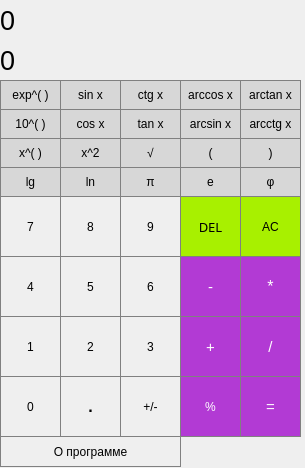
<?xml version="1.0" encoding="UTF-8"?>
<ui version="4.0">
 <class>MainWindow</class>
 <widget class="QMainWindow" name="MainWindow">
  <property name="geometry">
   <rect>
    <x>0</x>
    <y>0</y>
    <width>305</width>
    <height>468</height>
   </rect>
  </property>
  <property name="sizePolicy">
   <sizepolicy hsizetype="Fixed" vsizetype="Fixed">
    <horstretch>0</horstretch>
    <verstretch>0</verstretch>
   </sizepolicy>
  </property>
  <property name="windowTitle">
   <string>MainWindow</string>
  </property>
  <widget class="QWidget" name="centralwidget">
   <widget class="QLabel" name="result_show">
    <property name="geometry">
     <rect>
      <x>0</x>
      <y>40</y>
      <width>301</width>
      <height>41</height>
     </rect>
    </property>
    <property name="font">
     <font>
      <pointsize>20</pointsize>
     </font>
    </property>
    <property name="styleSheet">
     <string notr="true">QLabel {
  qproperty-alignment: 'AlignVCenter | AlignRight';
  border: 1px solid gray;
}

background-color : white;</string>
    </property>
    <property name="text">
     <string>0</string>
    </property>
   </widget>
   <widget class="QPushButton" name="pushButton_ac">
    <property name="geometry">
     <rect>
      <x>240</x>
      <y>196</y>
      <width>61</width>
      <height>61</height>
     </rect>
    </property>
    <property name="styleSheet">
     <string notr="true">QPushButton {
  background-color: #A8F000;
  border: 1px solid gray;
}
QPushButton:pressed {
    background-color: qlineargradient(x1: 0, y1: 0, x2: 0, y2: 1,
                                      stop: 0 #BEBEBE, stop: 1 #D7D7D7);
}</string>
    </property>
    <property name="text">
     <string>AC</string>
    </property>
   </widget>
   <widget class="QPushButton" name="pushButton_percent">
    <property name="geometry">
     <rect>
      <x>180</x>
      <y>376</y>
      <width>61</width>
      <height>61</height>
     </rect>
    </property>
    <property name="styleSheet">
     <string notr="true">QPushButton {
  background-color: #B23AD4;
  border: 1px solid gray;
color: white;
}
QPushButton:pressed {
    background-color: qlineargradient(x1: 0, y1: 0, x2: 0, y2: 1,
                                      stop: 0 #BEBEBE, stop: 1 #D7D7D7);
}</string>
    </property>
    <property name="text">
     <string>%</string>
    </property>
   </widget>
   <widget class="QPushButton" name="pushButton_divide">
    <property name="geometry">
     <rect>
      <x>240</x>
      <y>316</y>
      <width>61</width>
      <height>61</height>
     </rect>
    </property>
    <property name="font">
     <font>
      <pointsize>11</pointsize>
     </font>
    </property>
    <property name="styleSheet">
     <string notr="true">QPushButton {
  background-color: #B23AD4;
  color: white; 
  border: 1px solid gray;
}

QPushButton:pressed {
    background-color: qlineargradient(x1: 0, y1: 0, x2: 0, y2: 1,
                                      stop: 0 #FF7832, stop: 1 #FF9739);
}</string>
    </property>
    <property name="text">
     <string>/</string>
    </property>
   </widget>
   <widget class="QPushButton" name="pushButton_plusminus">
    <property name="geometry">
     <rect>
      <x>120</x>
      <y>376</y>
      <width>61</width>
      <height>61</height>
     </rect>
    </property>
    <property name="styleSheet">
     <string notr="true">QPushButton {
border: 1px solid gray;
}
QPushButton:pressed{
background-color: qlineargradient(x1:0,y1:0,x2:0,y2:1,
								stop:0 #dadbde, stop: 1 #f6f7fa);
}</string>
    </property>
    <property name="text">
     <string>+/-</string>
    </property>
   </widget>
   <widget class="QPushButton" name="pushButton_7">
    <property name="geometry">
     <rect>
      <x>0</x>
      <y>196</y>
      <width>61</width>
      <height>61</height>
     </rect>
    </property>
    <property name="styleSheet">
     <string notr="true">QPushButton {
border: 1px solid gray;
}
QPushButton:pressed{
background-color: qlineargradient(x1:0,y1:0,x2:0,y2:1,
								stop:0 #dadbde, stop: 1 #f6f7fa);
}</string>
    </property>
    <property name="text">
     <string>7</string>
    </property>
   </widget>
   <widget class="QPushButton" name="pushButton_8">
    <property name="geometry">
     <rect>
      <x>60</x>
      <y>196</y>
      <width>61</width>
      <height>61</height>
     </rect>
    </property>
    <property name="styleSheet">
     <string notr="true">QPushButton {
border: 1px solid gray;
}
QPushButton:pressed{
background-color: qlineargradient(x1:0,y1:0,x2:0,y2:1,
								stop:0 #dadbde, stop: 1 #f6f7fa);
}</string>
    </property>
    <property name="text">
     <string>8</string>
    </property>
   </widget>
   <widget class="QPushButton" name="pushButton_mul">
    <property name="geometry">
     <rect>
      <x>240</x>
      <y>256</y>
      <width>61</width>
      <height>61</height>
     </rect>
    </property>
    <property name="font">
     <font>
      <pointsize>12</pointsize>
     </font>
    </property>
    <property name="styleSheet">
     <string notr="true">QPushButton {
  background-color: #B23AD4;
  color: white; 
  border: 1px solid gray;
}

QPushButton:pressed {
    background-color: qlineargradient(x1: 0, y1: 0, x2: 0, y2: 1,
                                      stop: 0 #FF7832, stop: 1 #FF9739);
}</string>
    </property>
    <property name="text">
     <string>*</string>
    </property>
   </widget>
   <widget class="QPushButton" name="pushButton_9">
    <property name="geometry">
     <rect>
      <x>120</x>
      <y>196</y>
      <width>61</width>
      <height>61</height>
     </rect>
    </property>
    <property name="styleSheet">
     <string notr="true">QPushButton {
border: 1px solid gray;
}
QPushButton:pressed{
background-color: qlineargradient(x1:0,y1:0,x2:0,y2:1,
								stop:0 #dadbde, stop: 1 #f6f7fa);
}</string>
    </property>
    <property name="text">
     <string>9</string>
    </property>
   </widget>
   <widget class="QPushButton" name="pushButton_4">
    <property name="geometry">
     <rect>
      <x>0</x>
      <y>256</y>
      <width>61</width>
      <height>61</height>
     </rect>
    </property>
    <property name="styleSheet">
     <string notr="true">QPushButton {
border: 1px solid gray;
}
QPushButton:pressed{
background-color: qlineargradient(x1:0,y1:0,x2:0,y2:1,
								stop:0 #dadbde, stop: 1 #f6f7fa);
}</string>
    </property>
    <property name="text">
     <string>4</string>
    </property>
   </widget>
   <widget class="QPushButton" name="pushButton_5">
    <property name="geometry">
     <rect>
      <x>60</x>
      <y>256</y>
      <width>61</width>
      <height>61</height>
     </rect>
    </property>
    <property name="styleSheet">
     <string notr="true">QPushButton {
border: 1px solid gray;
}
QPushButton:pressed{
background-color: qlineargradient(x1:0,y1:0,x2:0,y2:1,
								stop:0 #dadbde, stop: 1 #f6f7fa);
}</string>
    </property>
    <property name="text">
     <string>5</string>
    </property>
   </widget>
   <widget class="QPushButton" name="pushButton_minus">
    <property name="geometry">
     <rect>
      <x>180</x>
      <y>256</y>
      <width>61</width>
      <height>61</height>
     </rect>
    </property>
    <property name="font">
     <font>
      <pointsize>11</pointsize>
     </font>
    </property>
    <property name="styleSheet">
     <string notr="true">QPushButton {
  background-color: #B23AD4;
  color: white; 
  border: 1px solid gray;
}

QPushButton:pressed {
    background-color: qlineargradient(x1: 0, y1: 0, x2: 0, y2: 1,
                                      stop: 0 #FF7832, stop: 1 #FF9739);
}</string>
    </property>
    <property name="text">
     <string>-</string>
    </property>
   </widget>
   <widget class="QPushButton" name="pushButton_6">
    <property name="geometry">
     <rect>
      <x>120</x>
      <y>256</y>
      <width>61</width>
      <height>61</height>
     </rect>
    </property>
    <property name="styleSheet">
     <string notr="true">QPushButton {
border: 1px solid gray;
}
QPushButton:pressed{
background-color: qlineargradient(x1:0,y1:0,x2:0,y2:1,
								stop:0 #dadbde, stop: 1 #f6f7fa);
}</string>
    </property>
    <property name="text">
     <string>6</string>
    </property>
   </widget>
   <widget class="QPushButton" name="pushButton_1">
    <property name="geometry">
     <rect>
      <x>0</x>
      <y>316</y>
      <width>61</width>
      <height>61</height>
     </rect>
    </property>
    <property name="styleSheet">
     <string notr="true">QPushButton {
border: 1px solid gray;
}
QPushButton:pressed{
background-color: qlineargradient(x1:0,y1:0,x2:0,y2:1,
								stop:0 #dadbde, stop: 1 #f6f7fa);
}</string>
    </property>
    <property name="text">
     <string>1</string>
    </property>
   </widget>
   <widget class="QPushButton" name="pushButton_2">
    <property name="geometry">
     <rect>
      <x>60</x>
      <y>316</y>
      <width>61</width>
      <height>61</height>
     </rect>
    </property>
    <property name="styleSheet">
     <string notr="true">QPushButton {
border: 1px solid gray;
}
QPushButton:pressed{
background-color: qlineargradient(x1:0,y1:0,x2:0,y2:1,
								stop:0 #dadbde, stop: 1 #f6f7fa);
}</string>
    </property>
    <property name="text">
     <string>2</string>
    </property>
   </widget>
   <widget class="QPushButton" name="pushButton_plus">
    <property name="geometry">
     <rect>
      <x>180</x>
      <y>316</y>
      <width>61</width>
      <height>61</height>
     </rect>
    </property>
    <property name="font">
     <font>
      <pointsize>11</pointsize>
     </font>
    </property>
    <property name="styleSheet">
     <string notr="true">QPushButton {
  background-color: #B23AD4;
  color: white; 
  border: 1px solid gray;
}

QPushButton:pressed {
    background-color: qlineargradient(x1: 0, y1: 0, x2: 0, y2: 1,
                                      stop: 0 #FF7832, stop: 1 #FF9739);
}</string>
    </property>
    <property name="text">
     <string>+</string>
    </property>
   </widget>
   <widget class="QPushButton" name="pushButton_3">
    <property name="geometry">
     <rect>
      <x>120</x>
      <y>316</y>
      <width>61</width>
      <height>61</height>
     </rect>
    </property>
    <property name="styleSheet">
     <string notr="true">QPushButton {
border: 1px solid gray;
}
QPushButton:pressed{
background-color: qlineargradient(x1:0,y1:0,x2:0,y2:1,
								stop:0 #dadbde, stop: 1 #f6f7fa);
}</string>
    </property>
    <property name="text">
     <string>3</string>
    </property>
   </widget>
   <widget class="QPushButton" name="pushButton_0">
    <property name="geometry">
     <rect>
      <x>0</x>
      <y>376</y>
      <width>61</width>
      <height>61</height>
     </rect>
    </property>
    <property name="styleSheet">
     <string notr="true">QPushButton {
border: 1px solid gray;
}
QPushButton:pressed{
background-color: qlineargradient(x1:0,y1:0,x2:0,y2:1,
								stop:0 #dadbde, stop: 1 #f6f7fa);
}</string>
    </property>
    <property name="text">
     <string>0</string>
    </property>
   </widget>
   <widget class="QPushButton" name="pushButton_equal">
    <property name="geometry">
     <rect>
      <x>240</x>
      <y>376</y>
      <width>61</width>
      <height>61</height>
     </rect>
    </property>
    <property name="font">
     <font>
      <pointsize>11</pointsize>
     </font>
    </property>
    <property name="styleSheet">
     <string notr="true">QPushButton {
  background-color: #B23AD4;
  color: white; 
  border: 1px solid gray;
}

QPushButton:pressed {
    background-color: qlineargradient(x1: 0, y1: 0, x2: 0, y2: 1,
                                      stop: 0 #FF7832, stop: 1 #FF9739);
}</string>
    </property>
    <property name="text">
     <string>=</string>
    </property>
   </widget>
   <widget class="QPushButton" name="pushButton_dot">
    <property name="geometry">
     <rect>
      <x>60</x>
      <y>376</y>
      <width>61</width>
      <height>61</height>
     </rect>
    </property>
    <property name="font">
     <font>
      <pointsize>12</pointsize>
      <bold>true</bold>
     </font>
    </property>
    <property name="styleSheet">
     <string notr="true">QPushButton {
border: 1px solid gray;
}
QPushButton:pressed{
background-color: qlineargradient(x1:0,y1:0,x2:0,y2:1,
								stop:0 #dadbde, stop: 1 #f6f7fa);
}</string>
    </property>
    <property name="text">
     <string>.</string>
    </property>
   </widget>
   <widget class="QPushButton" name="pushButton_cos">
    <property name="geometry">
     <rect>
      <x>60</x>
      <y>109</y>
      <width>61</width>
      <height>30</height>
     </rect>
    </property>
    <property name="styleSheet">
     <string notr="true">QPushButton {
  background-color: rgb(215, 215, 215);
  border: 1px solid gray;
}
QPushButton:pressed {
    background-color: qlineargradient(x1: 0, y1: 0, x2: 0, y2: 1,
                                      stop: 0 #BEBEBE, stop: 1 #D7D7D7);
}</string>
    </property>
    <property name="text">
     <string>cos x</string>
    </property>
   </widget>
   <widget class="QPushButton" name="pushButton_sin">
    <property name="geometry">
     <rect>
      <x>60</x>
      <y>80</y>
      <width>61</width>
      <height>30</height>
     </rect>
    </property>
    <property name="styleSheet">
     <string notr="true">QPushButton {
  background-color: rgb(215, 215, 215);
  border: 1px solid gray;
}
QPushButton:pressed {
    background-color: qlineargradient(x1: 0, y1: 0, x2: 0, y2: 1,
                                      stop: 0 #BEBEBE, stop: 1 #D7D7D7);
}</string>
    </property>
    <property name="text">
     <string>sin x</string>
    </property>
   </widget>
   <widget class="QPushButton" name="pushButton_tan">
    <property name="geometry">
     <rect>
      <x>120</x>
      <y>109</y>
      <width>61</width>
      <height>30</height>
     </rect>
    </property>
    <property name="styleSheet">
     <string notr="true">QPushButton {
  background-color: rgb(215, 215, 215);
  border: 1px solid gray;
}
QPushButton:pressed {
    background-color: qlineargradient(x1: 0, y1: 0, x2: 0, y2: 1,
                                      stop: 0 #BEBEBE, stop: 1 #D7D7D7);
}</string>
    </property>
    <property name="text">
     <string>tan x</string>
    </property>
   </widget>
   <widget class="QPushButton" name="pushButton_ctg">
    <property name="geometry">
     <rect>
      <x>120</x>
      <y>80</y>
      <width>61</width>
      <height>30</height>
     </rect>
    </property>
    <property name="styleSheet">
     <string notr="true">QPushButton {
  background-color: rgb(215, 215, 215);
  border: 1px solid gray;
}
QPushButton:pressed {
    background-color: qlineargradient(x1: 0, y1: 0, x2: 0, y2: 1,
                                      stop: 0 #BEBEBE, stop: 1 #D7D7D7);
}</string>
    </property>
    <property name="text">
     <string>ctg x</string>
    </property>
   </widget>
   <widget class="QLabel" name="result_show_result_operation">
    <property name="geometry">
     <rect>
      <x>0</x>
      <y>0</y>
      <width>301</width>
      <height>41</height>
     </rect>
    </property>
    <property name="font">
     <font>
      <pointsize>20</pointsize>
     </font>
    </property>
    <property name="styleSheet">
     <string notr="true">QLabel {
  qproperty-alignment: 'AlignVCenter | AlignRight';
  border: 1px solid gray;
}

background-color : white;</string>
    </property>
    <property name="text">
     <string>0</string>
    </property>
   </widget>
   <widget class="QPushButton" name="pushButton_bracket_left">
    <property name="geometry">
     <rect>
      <x>180</x>
      <y>138</y>
      <width>61</width>
      <height>30</height>
     </rect>
    </property>
    <property name="styleSheet">
     <string notr="true">QPushButton {
  background-color: rgb(215, 215, 215);
  border: 1px solid gray;
}
QPushButton:pressed {
    background-color: qlineargradient(x1: 0, y1: 0, x2: 0, y2: 1,
                                      stop: 0 #BEBEBE, stop: 1 #D7D7D7);
}</string>
    </property>
    <property name="text">
     <string>(</string>
    </property>
   </widget>
   <widget class="QPushButton" name="pushButton_bracket_right">
    <property name="geometry">
     <rect>
      <x>240</x>
      <y>138</y>
      <width>61</width>
      <height>30</height>
     </rect>
    </property>
    <property name="styleSheet">
     <string notr="true">QPushButton {
  background-color: rgb(215, 215, 215);
  border: 1px solid gray;
}
QPushButton:pressed {
    background-color: qlineargradient(x1: 0, y1: 0, x2: 0, y2: 1,
                                      stop: 0 #BEBEBE, stop: 1 #D7D7D7);
}</string>
    </property>
    <property name="text">
     <string>)</string>
    </property>
   </widget>
   <widget class="QPushButton" name="pushButton_arcsin">
    <property name="geometry">
     <rect>
      <x>180</x>
      <y>109</y>
      <width>61</width>
      <height>30</height>
     </rect>
    </property>
    <property name="styleSheet">
     <string notr="true">QPushButton {
  background-color: rgb(215, 215, 215);
  border: 1px solid gray;
}
QPushButton:pressed {
    background-color: qlineargradient(x1: 0, y1: 0, x2: 0, y2: 1,
                                      stop: 0 #BEBEBE, stop: 1 #D7D7D7);
}</string>
    </property>
    <property name="text">
     <string>arcsin x</string>
    </property>
   </widget>
   <widget class="QPushButton" name="pushButton_arccos">
    <property name="geometry">
     <rect>
      <x>180</x>
      <y>80</y>
      <width>61</width>
      <height>30</height>
     </rect>
    </property>
    <property name="styleSheet">
     <string notr="true">QPushButton {
  background-color: rgb(215, 215, 215);
  border: 1px solid gray;
}
QPushButton:pressed {
    background-color: qlineargradient(x1: 0, y1: 0, x2: 0, y2: 1,
                                      stop: 0 #BEBEBE, stop: 1 #D7D7D7);
}</string>
    </property>
    <property name="text">
     <string>arccos x</string>
    </property>
   </widget>
   <widget class="QPushButton" name="pushButton_arctan">
    <property name="geometry">
     <rect>
      <x>240</x>
      <y>80</y>
      <width>61</width>
      <height>30</height>
     </rect>
    </property>
    <property name="styleSheet">
     <string notr="true">QPushButton {
  background-color: rgb(215, 215, 215);
  border: 1px solid gray;
}
QPushButton:pressed {
    background-color: qlineargradient(x1: 0, y1: 0, x2: 0, y2: 1,
                                      stop: 0 #BEBEBE, stop: 1 #D7D7D7);
}</string>
    </property>
    <property name="text">
     <string>arctan x</string>
    </property>
   </widget>
   <widget class="QPushButton" name="pushButton_arcctg">
    <property name="geometry">
     <rect>
      <x>240</x>
      <y>109</y>
      <width>61</width>
      <height>30</height>
     </rect>
    </property>
    <property name="styleSheet">
     <string notr="true">QPushButton {
  background-color: rgb(215, 215, 215);
  border: 1px solid gray;
}
QPushButton:pressed {
    background-color: qlineargradient(x1: 0, y1: 0, x2: 0, y2: 1,
                                      stop: 0 #BEBEBE, stop: 1 #D7D7D7);
}</string>
    </property>
    <property name="text">
     <string>arcctg x</string>
    </property>
   </widget>
   <widget class="QPushButton" name="pushButton_square">
    <property name="geometry">
     <rect>
      <x>60</x>
      <y>138</y>
      <width>61</width>
      <height>30</height>
     </rect>
    </property>
    <property name="styleSheet">
     <string notr="true">QPushButton {
  background-color: rgb(215, 215, 215);
  border: 1px solid gray;
}
QPushButton:pressed {
    background-color: qlineargradient(x1: 0, y1: 0, x2: 0, y2: 1,
                                      stop: 0 #BEBEBE, stop: 1 #D7D7D7);
}</string>
    </property>
    <property name="text">
     <string>x^2</string>
    </property>
   </widget>
   <widget class="QPushButton" name="pushButton_sqrt">
    <property name="geometry">
     <rect>
      <x>120</x>
      <y>138</y>
      <width>61</width>
      <height>30</height>
     </rect>
    </property>
    <property name="styleSheet">
     <string notr="true">QPushButton {
  background-color: rgb(215, 215, 215);
  border: 1px solid gray;
}
QPushButton:pressed {
    background-color: qlineargradient(x1: 0, y1: 0, x2: 0, y2: 1,
                                      stop: 0 #BEBEBE, stop: 1 #D7D7D7);
}</string>
    </property>
    <property name="text">
     <string>√</string>
    </property>
   </widget>
   <widget class="QPushButton" name="pushButton_del">
    <property name="geometry">
     <rect>
      <x>180</x>
      <y>196</y>
      <width>61</width>
      <height>61</height>
     </rect>
    </property>
    <property name="font">
     <font>
      <family>Source Code Pro Medium</family>
      <pointsize>10</pointsize>
     </font>
    </property>
    <property name="styleSheet">
     <string notr="true">QPushButton {
  background-color: #A8F000;
  border: 1px solid gray;
}
QPushButton:pressed {
    background-color: qlineargradient(x1: 0, y1: 0, x2: 0, y2: 1,
                                      stop: 0 #BEBEBE, stop: 1 #D7D7D7);
}</string>
    </property>
    <property name="text">
     <string>DEL</string>
    </property>
    <property name="iconSize">
     <size>
      <width>30</width>
      <height>30</height>
     </size>
    </property>
   </widget>
   <widget class="QPushButton" name="pushButton_exp">
    <property name="geometry">
     <rect>
      <x>0</x>
      <y>80</y>
      <width>61</width>
      <height>30</height>
     </rect>
    </property>
    <property name="styleSheet">
     <string notr="true">QPushButton {
  background-color: rgb(215, 215, 215);
  border: 1px solid gray;
}
QPushButton:pressed {
    background-color: qlineargradient(x1: 0, y1: 0, x2: 0, y2: 1,
                                      stop: 0 #BEBEBE, stop: 1 #D7D7D7);
}</string>
    </property>
    <property name="text">
     <string>exp^( )</string>
    </property>
   </widget>
   <widget class="QPushButton" name="pushButton_10pow">
    <property name="geometry">
     <rect>
      <x>0</x>
      <y>109</y>
      <width>61</width>
      <height>30</height>
     </rect>
    </property>
    <property name="styleSheet">
     <string notr="true">QPushButton {
  background-color: rgb(215, 215, 215);
  border: 1px solid gray;
}
QPushButton:pressed {
    background-color: qlineargradient(x1: 0, y1: 0, x2: 0, y2: 1,
                                      stop: 0 #BEBEBE, stop: 1 #D7D7D7);
}</string>
    </property>
    <property name="text">
     <string>10^( )</string>
    </property>
   </widget>
   <widget class="QPushButton" name="pushButton_pow">
    <property name="geometry">
     <rect>
      <x>0</x>
      <y>138</y>
      <width>61</width>
      <height>30</height>
     </rect>
    </property>
    <property name="styleSheet">
     <string notr="true">QPushButton {
  background-color: rgb(215, 215, 215);
  border: 1px solid gray;
}
QPushButton:pressed {
    background-color: qlineargradient(x1: 0, y1: 0, x2: 0, y2: 1,
                                      stop: 0 #BEBEBE, stop: 1 #D7D7D7);
}</string>
    </property>
    <property name="text">
     <string>x^( )</string>
    </property>
   </widget>
   <widget class="QPushButton" name="pushButton_ln">
    <property name="geometry">
     <rect>
      <x>60</x>
      <y>167</y>
      <width>61</width>
      <height>30</height>
     </rect>
    </property>
    <property name="styleSheet">
     <string notr="true">QPushButton {
  background-color: rgb(215, 215, 215);
  border: 1px solid gray;
}
QPushButton:pressed {
    background-color: qlineargradient(x1: 0, y1: 0, x2: 0, y2: 1,
                                      stop: 0 #BEBEBE, stop: 1 #D7D7D7);
}</string>
    </property>
    <property name="text">
     <string>ln</string>
    </property>
   </widget>
   <widget class="QPushButton" name="pushButton_log">
    <property name="geometry">
     <rect>
      <x>0</x>
      <y>167</y>
      <width>61</width>
      <height>30</height>
     </rect>
    </property>
    <property name="styleSheet">
     <string notr="true">QPushButton {
  background-color: rgb(215, 215, 215);
  border: 1px solid gray;
}
QPushButton:pressed {
    background-color: qlineargradient(x1: 0, y1: 0, x2: 0, y2: 1,
                                      stop: 0 #BEBEBE, stop: 1 #D7D7D7);
}</string>
    </property>
    <property name="text">
     <string>lg</string>
    </property>
   </widget>
   <widget class="QPushButton" name="pushButton_pi">
    <property name="geometry">
     <rect>
      <x>120</x>
      <y>167</y>
      <width>61</width>
      <height>30</height>
     </rect>
    </property>
    <property name="styleSheet">
     <string notr="true">QPushButton {
  background-color: rgb(215, 215, 215);
  border: 1px solid gray;
}
QPushButton:pressed {
    background-color: qlineargradient(x1: 0, y1: 0, x2: 0, y2: 1,
                                      stop: 0 #BEBEBE, stop: 1 #D7D7D7);
}</string>
    </property>
    <property name="text">
     <string>π</string>
    </property>
   </widget>
   <widget class="QPushButton" name="pushButton_euler">
    <property name="geometry">
     <rect>
      <x>180</x>
      <y>167</y>
      <width>61</width>
      <height>30</height>
     </rect>
    </property>
    <property name="styleSheet">
     <string notr="true">QPushButton {
  background-color: rgb(215, 215, 215);
  border: 1px solid gray;
}
QPushButton:pressed {
    background-color: qlineargradient(x1: 0, y1: 0, x2: 0, y2: 1,
                                      stop: 0 #BEBEBE, stop: 1 #D7D7D7);
}</string>
    </property>
    <property name="text">
     <string>e</string>
    </property>
   </widget>
   <widget class="QPushButton" name="pushButton_phi">
    <property name="geometry">
     <rect>
      <x>240</x>
      <y>167</y>
      <width>61</width>
      <height>30</height>
     </rect>
    </property>
    <property name="styleSheet">
     <string notr="true">QPushButton {
  background-color: rgb(215, 215, 215);
  border: 1px solid gray;
}
QPushButton:pressed {
    background-color: qlineargradient(x1: 0, y1: 0, x2: 0, y2: 1,
                                      stop: 0 #BEBEBE, stop: 1 #D7D7D7);
}</string>
    </property>
    <property name="text">
     <string>φ</string>
    </property>
   </widget>
   <widget class="QPushButton" name="pushButton_about">
    <property name="geometry">
     <rect>
      <x>0</x>
      <y>436</y>
      <width>181</width>
      <height>31</height>
     </rect>
    </property>
    <property name="font">
     <font>
      <pointsize>9</pointsize>
      <bold>false</bold>
     </font>
    </property>
    <property name="toolTip">
     <string>О программе</string>
    </property>
    <property name="styleSheet">
     <string notr="true">QPushButton {
border: 1px solid gray;
}
QPushButton:pressed{
background-color: qlineargradient(x1:0,y1:0,x2:0,y2:1,
								stop:0 #dadbde, stop: 1 #f6f7fa);
}</string>
    </property>
    <property name="text">
     <string>О программе</string>
    </property>
   </widget>
  </widget>
 </widget>
 <resources/>
 <connections/>
</ui>
